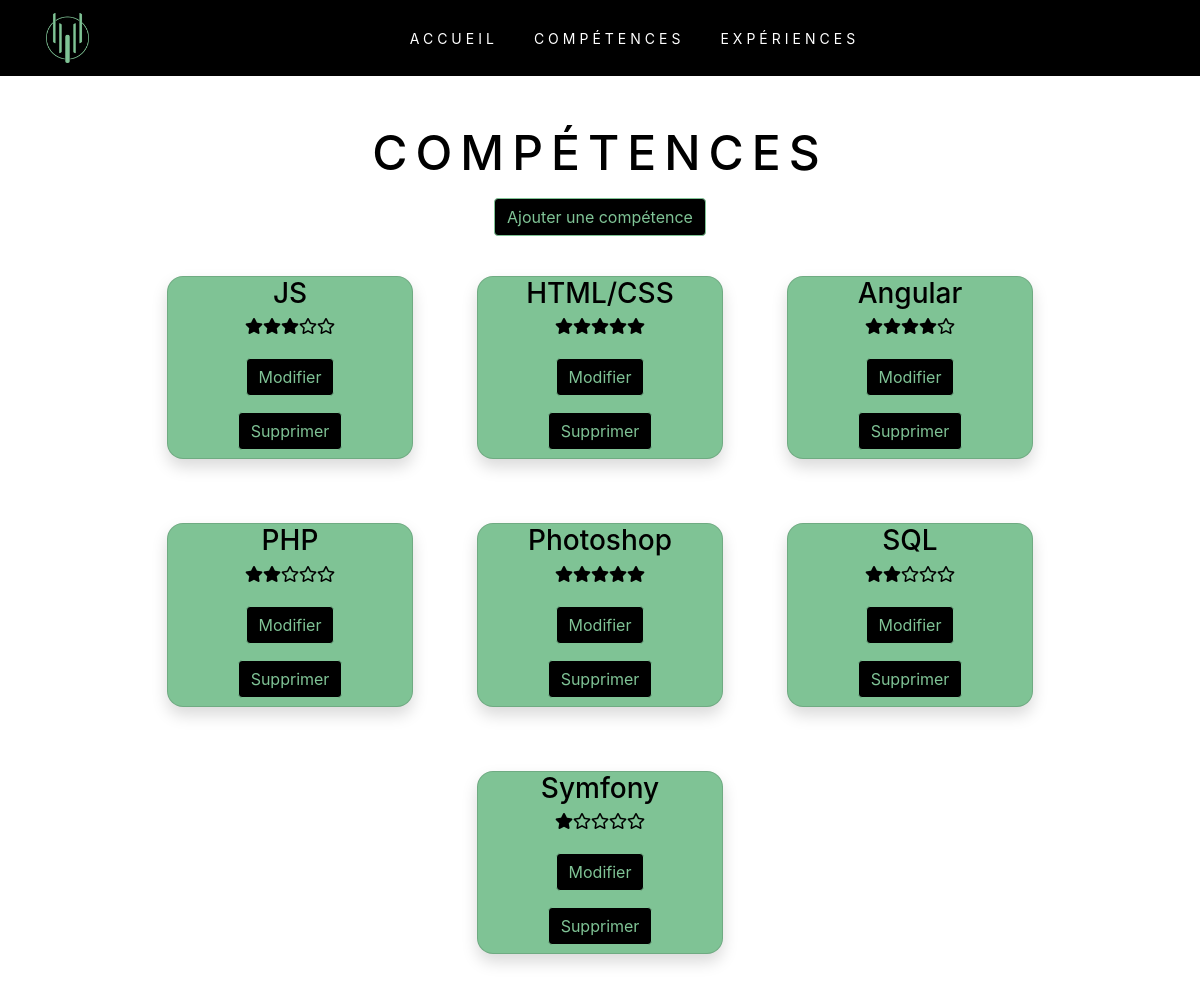
The app's page /competences.php with its own data.
### tables this page shows
CREATE TABLE `competence` (
  `titre` varchar(250) NOT NULL,
  `id` int(11) NOT NULL AUTO_INCREMENT,
  `note` int(11) NOT NULL,
  PRIMARY KEY (`id`),
  UNIQUE KEY `competence_id_uindex` (`id`)
);

### competences.php (the view, shortened to what this page needs)
<html>
<?php
include 'head.php';
include 'nav.php';
require_once 'pdo_connexion.php';
$reponse = $pdo->query('SELECT * FROM competence');
?>
<body>
<div>
    <h1 class="title">Compétences</h1>
</div>
<div class="add">
    <a class="btn" title="Ajouter une competence" href="add-competence.php">Ajouter une compétence</a>
</div>
<div  class="liste row row-cols-1 row-cols-sm-2 row-cols-md-3 row-cols-lg-4 row-cols-xl-5">
    <?php
    while ($data = $reponse->fetch()) {
        ?>
    <div class="card shadow">
        <div class="content">
            <h3><?php echo($data['titre']); ?></h3>
            <p><?php
                if ($data['note']==5){
                    echo '<i class="fas fa-star"></i><i class="fas fa-star"></i><i class="fas fa-star"></i><i class="fas fa-star"></i><i class="fas fa-star"></i>';
                }
                if ($data['note']==4){
                    echo '<i class="fas fa-star"></i><i class="fas fa-star"></i><i class="fas fa-star"></i><i class="fas fa-star"></i><i class="far fa-star"></i>';
                }
                if ($data['note']==3){
                    echo '<i class="fas fa-star"></i><i class="fas fa-star"></i><i class="fas fa-star"></i><i class="far fa-star"></i><i class="far fa-star"></i>';
                }
                if ($data['note']==2){
                    echo '<i class="fas fa-star"></i><i class="fas fa-star"></i><i class="far fa-star"></i><i class="far fa-star"></i><i class="far fa-star"></i>';
                }
                if ($data['note']==1){
                    echo '<i class="fas fa-star"></i><i class="far fa-star"></i><i class="far fa-star"></i><i class="far fa-star"></i><i class="far fa-star"></i>';
                }
            ?></p>
            <a class="btn" title="Modifier" href="edit-competence.php?id=<?php echo($data['id']); ?>">
                Modifier
            </a><br>
            <a class="btn" title="Supprimer" href="delete-competence.php?id=<?php echo($data['id']); ?>">
                Supprimer
            </a><br>
        </div>
    </div>
    <?php
    }
    ?>
</body>
</html>

### head.php (shortened to what this page needs)
<head>
    <link rel="stylesheet" href="css/bootstrap.css">
    <link rel="stylesheet" href="css/bootstrap.js">
    <link rel="stylesheet" href="https://stackpath.bootstrapcdn.com/bootstrap/4.5.0/css/bootstrap.min.css">
    <link rel="stylesheet" href="style.css">
    <link rel="stylesheet" href="https://cdnjs.cloudflare.com/ajax/libs/font-awesome/5.13.0/css/all.min.css">
</head>

### nav.php (shortened to what this page needs)
<html>
<body>
<nav class="navbar navbar-expand-md navbar-dark">
    <a class="navbar-brand" href="home.php"><img height="50px" style="padding-left: 30px" src="images/logo_v.png"></a>
    <div class="collapse navbar-collapse justify-content-center" id="myNavbar">
        <ul class="nav nav-pills navbar-nav">
            <li class="nav-item"><a class="nav-link" href="home.php">Accueil</a></li>
            <li class="nav-item"><a class="nav-link" href="competences.php">Compétences</a></li>
            <li class="nav-item"><a class="nav-link" href="experience.php">Expériences</a></li>
        </ul>
    </div>
</nav>
</body>
</html>
<?php
include "head.php";
?>

### style.css (style rules this page uses)
body, html { height: 100%; margin: 0; padding: 0; }
.navbar { background: #000000; text-transform: uppercase; font-size: 14px; letter-spacing: 4px; }
.nav-pills .nav-link { color: #fff !important; text-align: center; margin-right: 20px; }
h3 { text-transform: capitalize; }
h1 { letter-spacing: .5rem; text-transform: uppercase; font-size: 3rem; color: black; text-align: center; padding-top: 3rem; }
h2, h3, h4, h5 { color: black; }
p { line-height: 150%; }
.card { background-color: #7fc395; color: black; border-radius: 1rem; text-align: center; display: flex; justify-content: center; margin: 2rem; width: 25rem; }
.add { text-align: center; }
.btn { background-color: black; border: #7fc395 1px solid; margin: .5rem; color: #7fc395; }
.row { justify-content: center; }

### records on screen
competence: titre "JS", note 3 (drawn)
competence: titre "HTML/CSS", note 5 (drawn)
competence: titre "Angular", note 4 (drawn)
competence: titre "PHP", note 2 (drawn)
competence: titre "Photoshop", note 5 (drawn)
competence: titre "SQL", note 2 (drawn)
competence: titre "Symfony", note 1 (drawn)
